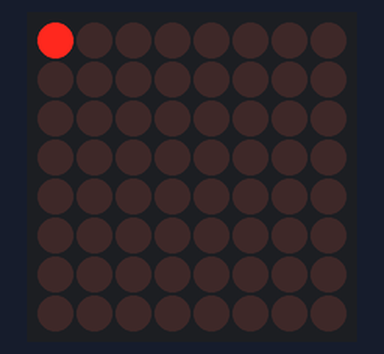
Bench run of a sketch on a simulated Arduino Uno, built with avr-gcc and run on an emulated ATmega328P. Parts: 8×8 LED matrix.

Above: at 0.1 s.
At 1.1 s:
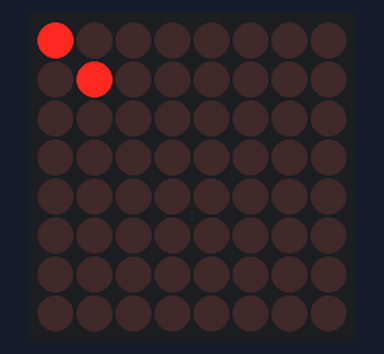
At 2.1 s:
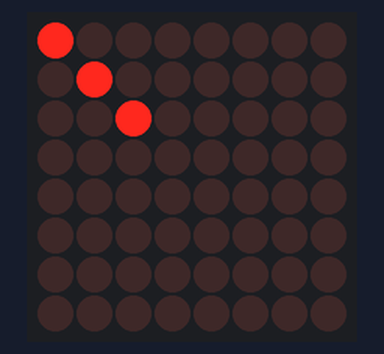
At 4.1 s:
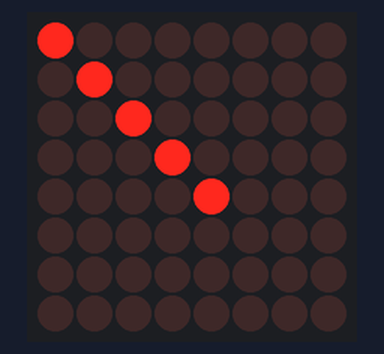
At 6.1 s:
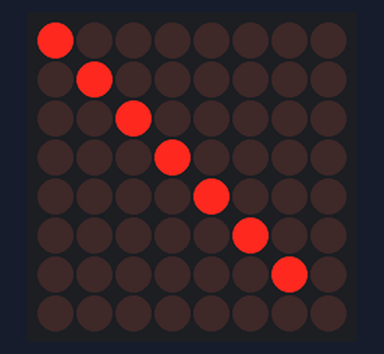
At 8.1 s:
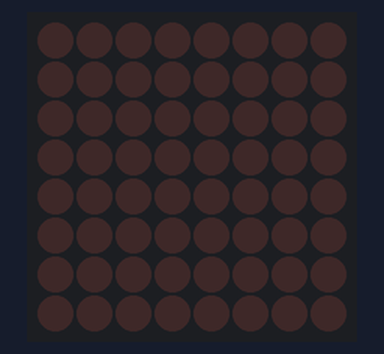

The sketch:

Eje_1_Matriz_de_Led.ino
```cpp
#include "LedControl.h"
LedControl lc=LedControl(7,5,6,1);
void setup() {
lc.shutdown(0,false);
lc.setIntensity(0,12);
lc.clearDisplay(0);
}
void loop() {
  lc.setLed(0,0,0,true);
  delay(1000);
  lc.setLed(0,1,1,true);
  delay(1000);
  lc.setLed(0,2,2,true);
  delay(1000);
  lc.setLed(0,3,3,true);
  delay(1000);
  lc.setLed(0,4,4,true);
  delay(1000);
  lc.setLed(0,5,5,true);
  delay(1000);
  lc.setLed(0,6,6,true);
  delay(1000);
  lc.setLed(0,7,7,true);
  delay(1000);
  lc.clearDisplay(0);
  delay(1000);
}
```

Measured:
- by itself, everything shown: repeats every 9.0 s, in 9 steps
- what the display in image 1 shows lasts 1.0 s, from 1.0 s to 2.0 s
